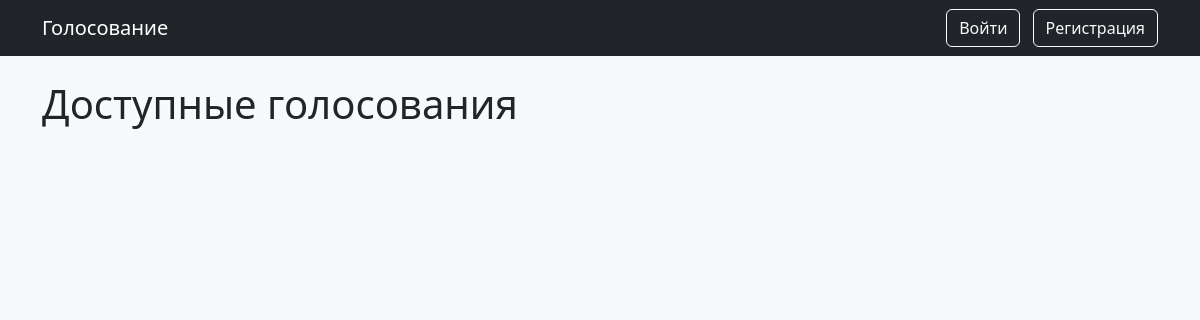
Before: / with the older database file.
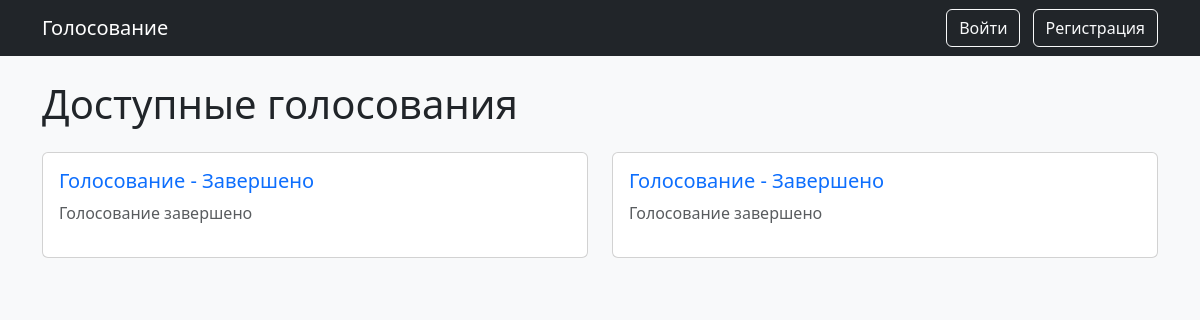
After: the same page with the newer database file.
### tables this page shows
CREATE TABLE poll (
    id INTEGER PRIMARY KEY AUTOINCREMENT,
    title TEXT NOT NULL,
    end_date TEXT NOT NULL,
    public_key_n TEXT,
    public_key_g TEXT,
    private_key TEXT
);

### app.py (the view)
@app.route('/')
def index():
    conn = sqlite3.connect('election.db')
    cursor = conn.cursor()
    cursor.execute("SELECT id, title, end_date FROM poll")  # Получаем дату окончания
    polls = cursor.fetchall()
    conn.close()
    now = datetime.datetime.now().isoformat()  # Текущая дата в ISO-формате
    return render_template('index.html', polls=polls, now=now)

### templates/index.html (shortened to what this page needs)
{% extends "base.html" %}
{% block content %}
<h1 class="mb-4">Доступные голосования</h1>
<div class="row">
    {% for poll in polls %}
        <div class="col-md-6">
            <div class="card mb-3">
                <div class="card-body">
                    {% if poll[2] >= now %}
                        <h5 class="card-title">
                            <a href="/poll/{{ poll[0] }}" class="text-decoration-none">{{ poll[1] }}</a>
                        </h5>
                        <p class="text-muted">
                            Оставшееся время: <span id="timer-{{ poll[0] }}"></span>
                        </p>
                    {% else %}
                        <h5 class="card-title">
                            <a href="/poll/{{ poll[0] }}/results" class="text-decoration-none">{{ poll[1] }} - Завершено</a>
                        </h5>
                        <p class="text-muted">Голосование завершено</p>
                    {% endif %}
                </div>
            </div>
        </div>
    {% endfor %}
</div>
{% endblock %}

### templates/base.html (shortened to what this page needs)
<!DOCTYPE html>
<html lang="ru">
<head>
    <link href="https://cdn.jsdelivr.net/npm/bootstrap@5.3.0/dist/css/bootstrap.min.css" rel="stylesheet">
</head>
<body class="bg-light">
    <nav class="navbar navbar-expand-lg navbar-dark bg-dark">
        <div class="container">
            <a class="navbar-brand" href="/">Голосование</a>
            <div>
                {% if session.username %}
                    <span class="text-light me-3">Вы вошли как <strong>{{ session.username }}</strong></span>
                    <a class="btn btn-outline-light me-2" href="/logout">Выйти</a>
                    {% if session.is_admin %}
                        <a class="btn btn-warning" href="/admin/create_poll">Создать голосование</a>
                    {% endif %}
                {% else %}
                    <a class="btn btn-outline-light me-2" href="/login">Войти</a>
                    <a class="btn btn-outline-light" href="/register">Регистрация</a>
                {% endif %}
            </div>
        </div>
    </nav>
    <div class="container mt-4">
        {% block content %}{% endblock %}
    </div>
</body>
</html>

Changed rows visible on the page:
added poll: title "Голосование"
added poll: title "Голосование"
